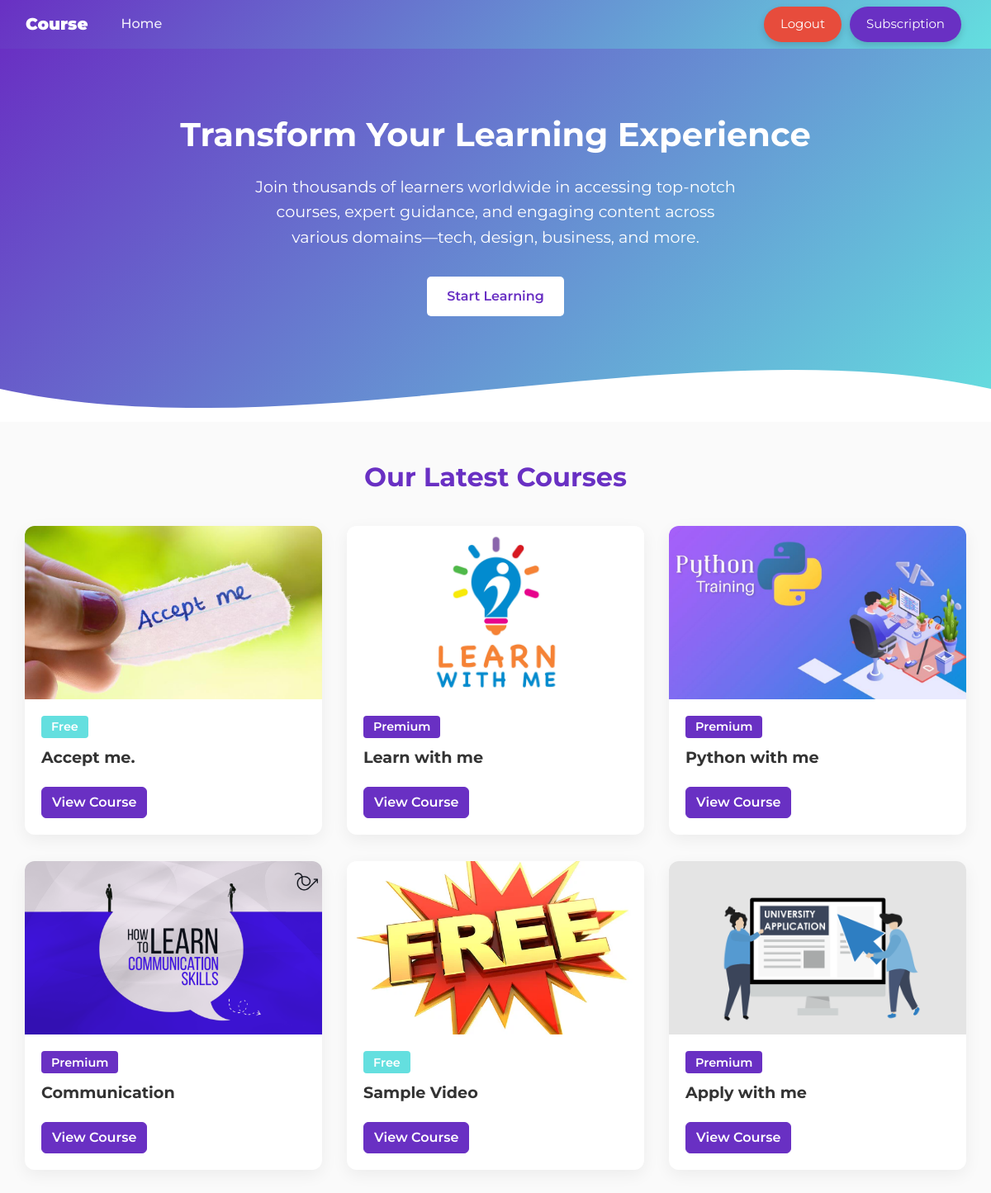
Screenshot of /home/ (signed in) with the database file from the repository.
### Home/models.py (models this page shows, shortened)
class Course(models.Model):
    course_name = models.CharField(max_length=40)
    course_decription = RichTextField()
    is_premium = models.BooleanField(default=False)
    course_image = models.ImageField(upload_to='course')
    slug = models.SlugField(blank=True)

### Home/views.py (the view)
# urls.py: 2. Add a URL to urlpatterns:  path('', views.home, name='home')
@login_required(login_url="/login/")
def home(request):
    courses = Course.objects.all()
    context = {'courses': courses}
    if request.user.is_authenticated:
        profile = Profile.objects.filter(user=request.user).first()
        print(profile)
        if profile:
            request.session['profile'] = profile.is_pro
        print(request.user)
    return render(request, 'home.html', context)

### Home/models.py (called while the page is built)
    def __str__(self):
        return self.user.username

### Home/templates/home.html (shortened to what this page needs)
{% extends 'base.html' %}
{% block start %}
<!DOCTYPE html>
<html lang="en">
<head>
  <link
    rel="stylesheet"
    href="https://stackpath.bootstrapcdn.com/bootstrap/4.5.2/css/bootstrap.min.css"
  />
</head>
<body>
  <section class="hero">
    <h1>Transform Your Learning Experience</h1>
    <p>
      Join thousands of learners worldwide in accessing top-notch courses, expert guidance, and
      engaging content across various domains—tech, design, business, and more.
    </p>
    <a href="#courses" class="btn">Start Learning</a>
    <div class="hero-wave">
      <svg viewBox="0 0 500 150" preserveAspectRatio="none">
        <path
          d="M0.00,49.98 C150.00,150.00 350.00,-50.00 500.00,49.98 L500.00,150.00 L0.00,150.00 Z"
          style="fill:#fff;"
        ></path>
      </svg>
    </div>
  </section>
  <div id="courses" class="container">
    <h2 class="section-heading">Our Latest Courses</h2>
    <div class="row">
      {% for c in courses %}
        <div class="col-md-6 col-lg-4 d-flex align-items-stretch">
          <div class="card course-card w-100">
            <img
              src="/media/{{ c.course_image }}"
              class="card-img-top"
              alt="{{ c.course_name }}"
            />
            <div class="card-body">
              {% if c.is_premium %}
                <span class="badge premium-badge">Premium</span>
              {% else %}
                <span class="badge free-badge">Free</span>
              {% endif %}
              <h5 class="card-title">{{ c.course_name }}</h5>
              <a href="{% url 'course' c.slug %}" class="btn btn-primary mt-2">
                View Course
              </a>
            </div>
          </div>
        </div>
      {% endfor %}
    </div>
  </div>
</body>
</html>
{% endblock %}

### Home/templates/base.html (shortened to what this page needs)
<!doctype html>
<html lang="en">
  <head>
    <link
      href="https://cdn.jsdelivr.net/npm/bootstrap@5.0.2/dist/css/bootstrap.min.css"
      rel="stylesheet"
    >
  </head>
  <body>
    <nav class="navbar navbar-expand-lg navbar-light">
      <div class="container-fluid">
        <a class="navbar-brand" href="{% url 'home'%}">
          <b>Course</b>
        </a>
        <div class="collapse navbar-collapse" id="navbarNavDropdown">
          <ul class="navbar-nav me-auto mb-4 mb-lg-0">
            <li class="nav-item">
              <a
                class="nav-link active"
                aria-current="page"
                href="{% url 'home' %}"
              >
                Home
              </a>
            </li>
          </ul>
          <form class="d-flex">
            {% if request.user.is_authenticated %}
              <a
                href="{% url 'logout' %}"
                class="rounded-button logout"
              >
                Logout
              </a>
            {% endif %}
            {% if request.session.profile %}
              <a
                href="#"
                class="rounded-button prime-member"
              >
                Prime Member
              </a>
            {% else %}
              <a
                href="{% url 'become_pro' %}"
                class="rounded-button become-pro"
              >
                Subscription
              </a>
            {% endif %}
          </form>
        </div>
      </div>
    </nav>
    {% block start %}{% endblock %}
  </body>
</html>

### Home/templates/base.html (style rules this page uses)
:root { --primary-color: #6930c3; --secondary-color: #64dfdf; }
.navbar { background: linear-gradient(135deg, var(--primary-color), var(--secondary-color)); box-shadow: 0 2px 6px rgba(0, 0, 0, 0.2); }
.navbar .navbar-brand { color: #fff !important; font-weight: 700; font-size: 1.25rem; }
.navbar .nav-link { color: #fff !important; font-weight: 500; margin-left: 1rem; transition: color 0.3s ease; }
.navbar .nav-link.active { color: rgba(255, 255, 255, 0.9) !important; }
.rounded-button { display: inline-block; padding: 10px 20px; margin: 0 5px; color: #fff; border: none; border-radius: 50px; font-size: 15px; text-align: center; text-decoration: none; cursor: pointer; transition: background-color 0.3s ease, transform 0.2s ease; box-shadow: 0 4px 8px rgba(0, 0, 0, 0.15); }
.rounded-button.logout { background-color: #e74c3c; }
.rounded-button.become-pro { background-color: var(--primary-color); }

### Home/templates/home.html (style rules this page uses)
:root { --primary-color: #6930c3; --secondary-color: #64dfdf; --light-bg: #fafafa; --dark-bg: #111; }
* { box-sizing: border-box; }
body { font-family: 'Montserrat', sans-serif; margin: 0; background-color: var(--light-bg); color: #333; }
.hero { position: relative; overflow: hidden; padding: 5rem 1rem 8rem; background: linear-gradient( 135deg, var(--primary-color), var(--secondary-color) ); color: #fff; text-align: center; }
.hero h1 { font-size: 2.5rem; font-weight: 700; margin-bottom: 1.5rem; }
.hero p { font-size: 1.2rem; max-width: 600px; margin: 0 auto 2rem auto; line-height: 1.6; }
.hero .btn { padding: 0.75rem 1.5rem; font-weight: 600; border-radius: 5px; transition: all 0.3s ease; background: #fff; color: var(--primary-color); border: none; }
.hero-wave { position: absolute; bottom: 0; left: 0; width: 100%; line-height: 0; transform: translateY(40px); }
.hero-wave svg { display: block; width: 100%; height: 120px; }
#courses { padding: 3rem 0; }
#courses h2.section-heading { text-align: center; font-size: 2rem; font-weight: 700; margin-bottom: 2.5rem; color: var(--primary-color); }
.course-card { border: none; border-radius: 12px; overflow: hidden; transition: transform 0.3s ease, box-shadow 0.3s ease; margin-bottom: 2rem; background-color: #fff; box-shadow: 0 6px 20px rgba(0,0,0,0.06); }
.course-card img.card-img-top { height: 210px; object-fit: cover; }
.course-card .card-body { padding: 1.25rem; }
.course-card .badge { font-size: 0.9rem; font-weight: 600; padding: 0.4rem 0.75rem; border-radius: 4px; margin-bottom: 0.75rem; }
.course-card .badge.premium-badge { background-color: var(--primary-color); color: #fff; }
.course-card .badge.free-badge { background-color: var(--secondary-color); color: #fff; }
.course-card h5.card-title { font-size: 1.2rem; font-weight: 700; color: #333; margin-bottom: 0.75rem; }
.course-card a.btn-primary { background: var(--primary-color); border: 1px solid var(--primary-color); font-weight: 600; border-radius: 6px; transition: background 0.3s ease; }

### rows the page displays
Course: course_image (picture), is_premium "Free", course_name "Accept me."
Course: course_image (picture), is_premium "Premium", course_name "Learn with me"
Course: course_image (picture), is_premium "Premium", course_name "Python with me"
Course: course_image (picture), is_premium "Premium", course_name "Communication"
Course: course_image (picture), is_premium "Free", course_name "Sample Video"
Course: course_image (picture), is_premium "Premium", course_name "Apply with me"
